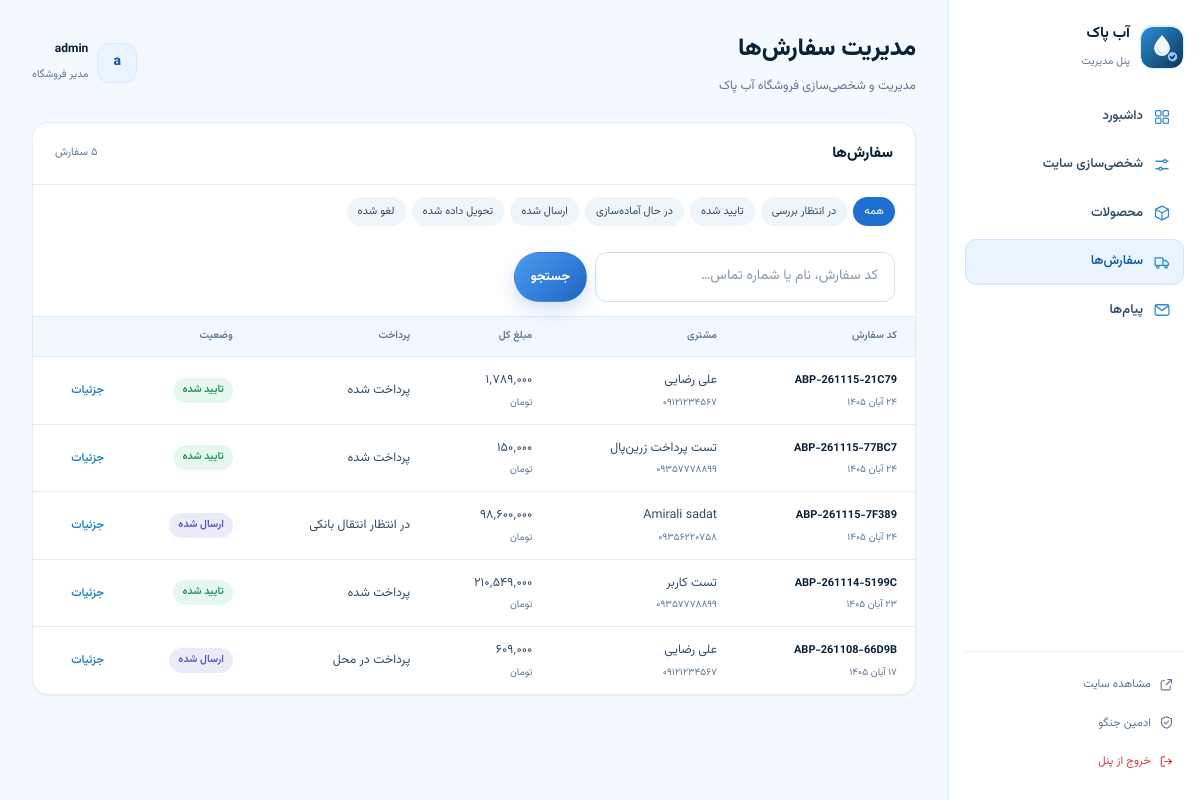
/panel/orders/ (signed in), run on the app's committed database.
### shop/models.py (models this page shows, shortened)
class SiteSettings(models.Model):
    FONT_VAZIRMATN = "vazirmatn"
    FONT_TAHOMA = "tahoma"
    FONT_CUSTOM = "custom"
    FONT_CHOICES = [
        (FONT_VAZIRMATN, "وزیرمتن (پیشنهادی)"),
        (FONT_TAHOMA, "تاهوما"),
        (FONT_CUSTOM, "فونت سفارشی (بارگذاری فایل woff2)"),
    ]
    site_name = models.CharField("نام سایت", max_length=80, default="آب پاک")
    site_name_en = models.CharField("نام انگلیسی", max_length=80, default="ABPAK")
    tagline = models.CharField("شعار سایت", max_length=160, default="تجهیزات تصفیه آب خانگی و صنعتی")
    phone = models.CharField("تلفن نمایشی", max_length=40, default="۰۲۱-۹۱۰۰۴۵۶۷")
    phone_raw = models.CharField("تلفن برای تماس", max_length=40, default="02191004567")
    mobile = models.CharField("موبایل", max_length=40, blank=True, default="۰۹۱۲۳۴۵۶۷۸۹")
    email = models.EmailField("ایمیل", blank=True, default="info@abpak.ir")
    address = models.CharField("آدرس", max_length=300, blank=True, default="تهران، خیابان ولیعصر، برج آبان، طبقه ۵")
    working_hours = models.CharField("ساعات پاسخگویی", max_length=120, default="شنبه تا پنجشنبه، ۹ صبح تا ۹ شب")
    tapsi_shop = models.URLField(
        "فروشگاه تپسی‌شاپ",
        blank=True,
        default="https://tapsi.shop/store/1439158740070203392/HIT759060",
    )
    instagram = models.URLField("اینستاگرام", blank=True, default="https://instagram.com/")
    telegram = models.URLField("تلگرام", blank=True, default="https://t.me/")
    whatsapp = models.URLField("واتساپ", blank=True, default="https://wa.me/989123456789")
    CURSOR_DROPLET = "droplet"
    CURSOR_SYSTEM = "system"
    CURSOR_CHOICES = [
        (CURSOR_DROPLET, "کرسر قطره‌ای (سفارشی آب پاک)"),
        (CURSOR_SYSTEM, "کرسر پیش‌فرض سیستم"),
    ]
    font_choice = models.CharField("فونت سایت", max_length=20, choices=FONT_CHOICES, default=FONT_VAZIRMATN)
    custom_font = models.FileField("فایل فونت سفارشی", upload_to="fonts/", blank=True, null=True)
    cursor_style = models.CharField("کرسر موس سایت", max_length=20, choices=CURSOR_CHOICES, default=CURSOR_DROPLET)
    animations_enabled = models.BooleanField("انیمیشن‌های حرکتی و اسکرول", default=True)
    logo = models.ImageField("لوگوی سایت", upload_to="branding/", blank=True, null=True)
    hero_image = models.ImageField("تصویر هیرو (صفحه اصلی)", upload_to="branding/", blank=True, null=True)
    updated_at = models.DateTimeField("آخرین بروزرسانی", auto_now=True)
    class Meta:
        verbose_name = "تنظیمات سایت"
        verbose_name_plural = "تنظیمات سایت"
    @classmethod
    def load(cls):
        obj = cache.get("abpak:site-settings")
        if obj is None:
            obj, _ = cls.objects.get_or_create(pk=1)
            cache.set("abpak:site-settings", obj, 600)
        return obj
    @property
    def font_stack(self):
        base = '"Vazirmatn", "Segoe UI", Tahoma, sans-serif'
        if self.font_choice == self.FONT_CUSTOM and self.custom_font:
            return '"ABPAK-Custom", ' + base
        if self.font_choice == self.FONT_TAHOMA:
            return 'Tahoma, "Segoe UI", sans-serif'
        return base

class Order(models.Model):
    STATUS_PENDING = "pending"
    STATUS_CONFIRMED = "confirmed"
    STATUS_PROCESSING = "processing"
    STATUS_SHIPPED = "shipped"
    STATUS_DELIVERED = "delivered"
    STATUS_CANCELED = "canceled"
    STATUS_CHOICES = [
        (STATUS_PENDING, "در انتظار بررسی"),
        (STATUS_CONFIRMED, "تایید شده"),
        (STATUS_PROCESSING, "در حال آماده‌سازی"),
        (STATUS_SHIPPED, "ارسال شده"),
        (STATUS_DELIVERED, "تحویل داده شده"),
        (STATUS_CANCELED, "لغو شده"),
    ]
    PAYMENT_UNPAID = "unpaid"
    PAYMENT_AWAITING = "awaiting_transfer"
    PAYMENT_PAID = "paid"
    PAYMENT_CHOICES = [
        (PAYMENT_UNPAID, "پرداخت در محل"),
        (PAYMENT_AWAITING, "در انتظار انتقال بانکی"),
        (PAYMENT_PAID, "پرداخت شده"),
    ]
    code = models.CharField("کد سفارش", max_length=20, unique=True, editable=False)
    user = models.ForeignKey(
        settings.AUTH_USER_MODEL,
        verbose_name="کاربر",
        related_name="orders",
        on_delete=models.SET_NULL,
        null=True,
        blank=True,
    )
    full_name = models.CharField("نام و نام خانوادگی", max_length=150)
    phone = models.CharField("شماره تماس", max_length=11)
    province = models.CharField("استان", max_length=50)
    city = models.CharField("شهر", max_length=80)
    address = models.TextField("آدرس")
    postal_code = models.CharField("کد پستی", max_length=10)
    note = models.TextField("توضیحات سفارش", blank=True)
    shipping_method = models.CharField("روش ارسال", max_length=20, default="post")
    payment_method = models.CharField("روش پرداخت", max_length=20, default="cod")
    payment_status = models.CharField(
        "وضعیت پرداخت", max_length=20, choices=PAYMENT_CHOICES, default=PAYMENT_UNPAID
    )
    status = models.CharField("وضعیت سفارش", max_length=20, choices=STATUS_CHOICES, default=STATUS_PENDING)
    subtotal = models.PositiveBigIntegerField("جمع کالاها", default=0)
    shipping_cost = models.PositiveBigIntegerField("هزینه ارسال", default=0)
    total = models.PositiveBigIntegerField("مبلغ نهایی", default=0)
    tracking_code = models.CharField("کد رهگیری مرسوله", max_length=60, blank=True)
    payment_gateway = models.CharField("درگاه پرداخت", max_length=30, blank=True)
    payment_authority = models.CharField(
        "شناسه تراکنش درگاه", max_length=80, blank=True, db_index=True
    )
    payment_ref_id = models.CharField("کد پیگیری تراکنش", max_length=80, blank=True)
    paid_at = models.DateTimeField("زمان پرداخت", null=True, blank=True)
    created_at = models.DateTimeField("تاریخ ثبت", auto_now_add=True)
    updated_at = models.DateTimeField("آخرین بروزرسانی", auto_now=True)
    class Meta:
        verbose_name = "سفارش"
        verbose_name_plural = "سفارش‌ها"
        ordering = ["-created_at"]
        indexes = [
            models.Index(fields=["user", "-created_at"], name="shop_order_user_created"),
            models.Index(fields=["status", "-created_at"], name="shop_order_status_created"),
            models.Index(fields=["phone"], name="shop_order_phone"),
        ]

### shop/panel.py (the view)
# urls.py: path("orders/", panel.orders_view, name="orders"),
@staff_member_required
def orders_view(request):
    page_obj, status, q = services.get_panel_orders_page(request.GET)
    return render(
        request,
        "panel/orders.html",
        {
            "page_obj": page_obj,
            "orders": page_obj.object_list,
            "status": status,
            "q": q,
            "status_choices": Order.STATUS_CHOICES,
            "panel_section": "orders",
            "page_title": "مدیریت سفارش‌ها",
        },
    )

### templates/panel/orders.html (shortened to what this page needs)
{% extends "panel/base.html" %}
{% load shop_tags %}
{% block content %}
<div class="p-card">
  <div class="p-card__head">
    <h2>سفارش‌ها</h2>
    <span class="p-muted">{{ page_obj.paginator.count|fa }} سفارش</span>
  </div>
  <div class="p-chips">
    <a class="p-chip {% if not status %}is-active{% endif %}" href="{% url 'panel:orders' %}">همه</a>
    {% for key, label in status_choices %}
      <a class="p-chip {% if status == key %}is-active{% endif %}" href="?status={{ key }}">{{ label }}</a>
    {% endfor %}
  </div>
  <form class="p-toolbar" method="get">
    <input class="field__input" type="search" name="q" value="{{ q }}" placeholder="کد سفارش، نام یا شماره تماس…">
    <button class="btn btn--primary btn--sm" type="submit">جستجو</button>
  </form>
  <div class="p-table-wrap">
    <table class="p-table">
      <thead><tr><th>کد سفارش</th><th>مشتری</th><th>مبلغ کل</th><th>پرداخت</th><th>وضعیت</th><th></th></tr></thead>
      <tbody>
        {% for order in orders %}
          <tr>
            <td><span class="p-code">{{ order.code }}</span><small>{{ order.created_at|jalali }}</small></td>
            <td>{{ order.full_name }}<small>{{ order.phone|fa }}</small></td>
            <td>{{ order.total|price }} <small>تومان</small></td>
            <td>{{ order.get_payment_status_display }}</td>
            <td><span class="p-badge p-badge--{{ order.status }}">{{ order.get_status_display }}</span></td>
            <td><a class="p-link" href="{% url 'panel:order_edit' order.code %}">جزئیات</a></td>
          </tr>
        {% empty %}
          <tr><td colspan="6" class="p-empty">سفارشی مطابق فیلتر پیدا نشد.</td></tr>
        {% endfor %}
      </tbody>
    </table>
  </div>
</div>
{% endblock %}

### templates/panel/base.html (shortened to what this page needs)
{% load static %}<!DOCTYPE html>
<html lang="fa" dir="rtl" data-theme="light" style="--font: {{ site.font_stack }};">
<head>
  <link rel="stylesheet" href="{% static 'css/main.css' %}?v=5">
  <link rel="stylesheet" href="{% static 'css/pages.css' %}?v=5">
  <link rel="stylesheet" href="{% static 'css/panel.css' %}?v=5">
</head>
<body class="panel-body">
  <div class="panel-shell">
    <aside class="panel-side">
      <a class="panel-brand" href="{% url 'panel:dashboard' %}">
        {% if site.logo %}
          <img src="{{ site.logo.url }}" alt="{{ site.site_name }}">
        {% else %}
          <span class="panel-brand__mark">{% include "partials/brand_mark.html" %}</span>
        {% endif %}
        <span>
          <strong>{{ site.site_name }}</strong>
          <small>پنل مدیریت</small>
        </span>
      </a>
      <nav class="panel-nav" aria-label="منوی پنل">
        <a class="panel-nav__link {% if panel_section == 'dashboard' %}is-active{% endif %}" href="{% url 'panel:dashboard' %}">
          <svg class="icon" aria-hidden="true"><use href="#i-grid"></use></svg>
          داشبورد
        </a>
        <a class="panel-nav__link {% if panel_section == 'settings' %}is-active{% endif %}" href="{% url 'panel:settings' %}">
          <svg class="icon" aria-hidden="true"><use href="#i-sliders"></use></svg>
          شخصی‌سازی سایت
        </a>
        <a class="panel-nav__link {% if panel_section == 'products' %}is-active{% endif %}" href="{% url 'panel:products' %}">
          <svg class="icon" aria-hidden="true"><use href="#i-box"></use></svg>
          محصولات
        </a>
        <a class="panel-nav__link {% if panel_section == 'orders' %}is-active{% endif %}" href="{% url 'panel:orders' %}">
          <svg class="icon" aria-hidden="true"><use href="#i-truck"></use></svg>
          سفارش‌ها
        </a>
        <a class="panel-nav__link {% if panel_section == 'messages' %}is-active{% endif %}" href="{% url 'panel:messages' %}">
          <svg class="icon" aria-hidden="true"><use href="#i-mail"></use></svg>
          پیام‌ها
        </a>
      </nav>
      <div class="panel-side__foot">
        <a class="panel-side__mini" href="{% url 'shop:home' %}" target="_blank" rel="noopener" aria-label="مشاهده سایت">
          <svg class="icon" aria-hidden="true"><use href="#i-external"></use></svg>
          <span>مشاهده سایت</span>
        </a>
        <a class="panel-side__mini" href="/admin/" aria-label="ادمین جنگو">
          <svg class="icon" aria-hidden="true"><use href="#i-shield"></use></svg>
          <span>ادمین جنگو</span>
        </a>
        <form action="{% url 'admin:logout' %}" method="post">
          <button class="panel-side__mini panel-side__mini--logout" type="submit" aria-label="خروج از پنل">
            <svg class="icon" aria-hidden="true"><use href="#i-logout"></use></svg>
            <span>خروج از پنل</span>
          </button>
        </form>
      </div>
    </aside>
    <div class="panel-main">
      <header class="panel-top">
        <div>
          <h1>{{ page_title|default:"پنل مدیریت" }}</h1>
          <p>مدیریت و شخصی‌سازی فروشگاه {{ site.site_name }}</p>
        </div>
        <div class="panel-user">
          <span class="panel-user__avatar">{{ user.get_full_name|default:user.username|first }}</span>
          <span>
            <strong>{{ user.get_full_name|default:user.username }}</strong>
            <small>مدیر فروشگاه</small>
          </span>
        </div>
      </header>
      {% block content %}{% endblock %}
    </div>
  </div>
</body>
</html>

### data on the page
SiteSettings: site_name "آب پاک"
Order: code "ABP-261115-21C79", created_at|jalali "۲۴ آبان ۱۴۰۵", full_name "علی رضایی", phone|fa "۰۹۱۲۱۲۳۴۵۶۷", total "۱٬۷۸۹٬۰۰۰", payment_status "پرداخت شده", status "تایید شده"
Order: code "ABP-261115-77BC7", created_at|jalali "۲۴ آبان ۱۴۰۵", full_name "تست پرداخت زرین‌پال", phone|fa "۰۹۳۵۷۷۷۸۸۹۹", total "۱۵۰٬۰۰۰", payment_status "پرداخت شده", status "تایید شده"
Order: code "ABP-261115-7F389", created_at|jalali "۲۴ آبان ۱۴۰۵", full_name "Amirali sadat", phone|fa "۰۹۳۵۶۲۲۰۷۵۸", total "۹۸٬۶۰۰٬۰۰۰", payment_status "در انتظار انتقال بانکی", status "ارسال شده"
Order: code "ABP-261114-5199C", created_at|jalali "۲۳ آبان ۱۴۰۵", full_name "تست کاربر", phone|fa "۰۹۳۵۷۷۷۸۸۹۹", total "۲۱۰٬۵۴۹٬۰۰۰", payment_status "پرداخت شده", status "تایید شده"
Order: code "ABP-261108-66D9B", created_at|jalali "۱۷ آبان ۱۴۰۵", full_name "علی رضایی", phone|fa "۰۹۱۲۱۲۳۴۵۶۷", total "۶۰۹٬۰۰۰", payment_status "پرداخت در محل", status "ارسال شده"

### other printed values
{{ page_title|default:"پنل مدیریت" }} "مدیریت سفارش‌ها"
{{ user.get_full_name|default:user.username|first }} "a"
{{ user.get_full_name|default:user.username }} "admin"
{{ page_obj.paginator.count|fa }} "۵"
{{ label }} "در انتظار بررسی" "تایید شده" "در حال آماده‌سازی" "ارسال شده" "تحویل داده شده" "لغو شده"
